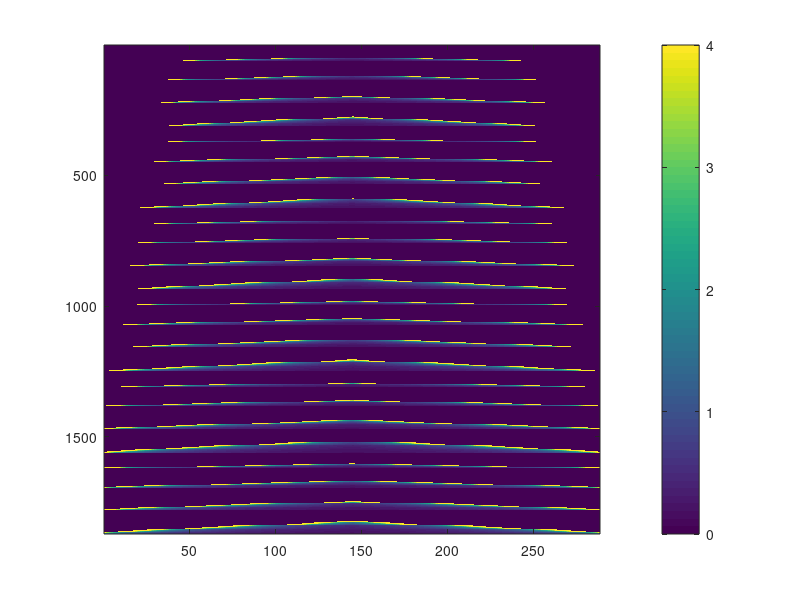
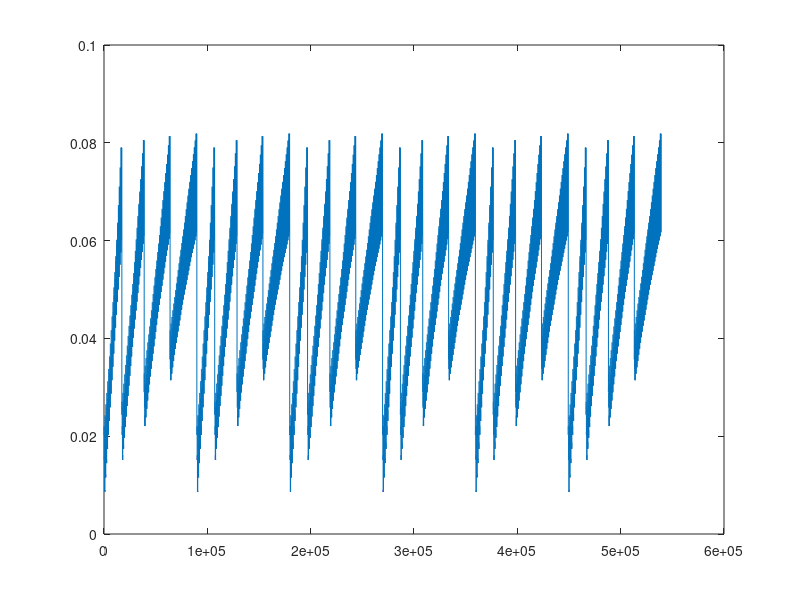

MATLAB code to generate these figures, in order:
clear all;
close all;

%%
% d1+o1=0.09 % measure

printgraphs = false;
ie_all = [];
fov_all = [];
parameters = [];
index = 0;
o2_all = [];
diff_o2_f1 = [];
i2_all = [];


% f1=0.07; % From Email
% d1=0.03; % Guess
% f3=0.04; % Guess
d2=0.12; % measure
de=0.07; % measure
f3 = 0.053; %measured

for f3 = 0.055:0.001:0.06
    for o1=0.04:0.01:0.07
        for f1=(o1 - 0.03):0.001:o1
            
            if(o1 <= f1 || o1 >= 2*f1)
                continue;
            end
            for d1 = 0.01:0.01:0.035
                
                
                % o1 has to lie between f1 and 2*f1
                
                
                
                
                % d2=0.12; % measure
                % de=0.07; % measure
                
                % o1=0.04; % Guess
                % f1=0.03; % From Email
                % d1=0.05; % Guess
                % f3=0.09; % Guess
                
                %
                num=280; % num of sample depths along z direction(depth direction)
                MinOpPower=12; % min optical power of focus tunable lens(in diopters)
                MaxOpPower=16; % max optical power of focus tunable lens(in diopters)
                t=1:num;
                p=1;
                
                % finding depthlist using triangular driving signal
                t=0:58:1e6/60;
                delt_t=1e6/60/2;
                tan1=(MinOpPower-MaxOpPower)/delt_t;
                y1=tan1*t+MaxOpPower;
                
                tan2=(MaxOpPower-MinOpPower)/delt_t;
                y2=tan2*t+2*MinOpPower-MaxOpPower;
                
                index=max(find(t<=delt_t));
                f_t_inverse=[y1(1:index),y2(index+1:end)];
                f2=1./f_t_inverse;
                
                % considering three lens separately
                i1=f1*o1/(o1-f1);
                o2=i1-d1;
                
                i2=f2*o2./(o2+f2);
                %i2=f2*o2./(o2-f2);
                
                o2_all = [o2_all; o2];
                diff_o2_f1 = [diff_o2_f1 (o2 + f1)];
                i2_all = [i2_all i2];
                o3=d2-i2;
                
                % o3 has to lie within f3
                
                
                %                 if(abs(o3) > abs(f3))
                %                     break;
                %                 end
                
                
                i3=f3*o3./(o3-f3);
                ie=-i3+de;
                
                % Field of View
                
                O_1 = 0.01778; % meters. O_1 = 0.7 inches
                I_e = - (ie/o3) * (i2/o2) * (i1/o1) * O_1;
                theta = 2*rad2deg(atan((I_e/2)./ie));
                
                ie_all = [ie_all; ie];
                fov_all = [fov_all; theta];
                
                %
                parameters = [parameters; [index o1 f1 d1 f3]];
                
                if(printgraphs)
                    figure('units','normalized','outerposition', [0 0 0.48 0.64], 'visible', 'on');
                    subplot(2,2,1)
                    plot(t,f_t_inverse,'r*'); hold on;
                    title('Focus-tunable Lens Driving signal');
                    xlabel('time/s');
                    ylabel('Optical power/diopter');
                    
                    
                    subplot(2,2,2)
                    plot(t,1./ie,'r*');
                    title('Focal plane depth changes in diopter');
                    xlabel('time/s');
                    ylabel('Focal plane depth/diopter');
                    
                    subplot(2,2,3)
                    plot(t,ie,'r*');
                    title('Focal plane depth changes in meter');
                    xlabel('time/s');
                    ylabel('Focal plane depth/m');
                    
                    subplot(2,2,4)
                    plot(t,theta,'r*');
                    title('Field of view');
                    xlabel('time/s');
                    ylabel('Field of view');
                    
                    set(gcf, 'PaperPositionMode', 'auto');
                    filename = sprintf('./graphs/%1.2f_%1.2f_%1.2f_%1.2f.png', f3, o1, f1, d1);
                    
                    saveas(gcf, filename, 'png');
                    %close(gcf);
                end
            end
        end
    end
end


ie_subset = ie_all;
ie_subset(ie_subset < 0) = 0;
ie_subset(ie_subset > 4) = 4;
figure; imagesc(ie_subset); colorbar;
figure; plot(i2_all);

mean_fov = mean(abs(fov_all), 2);


%%
d=ie(1:280);
[d_sort,order]=sort(d);
un_order(order)=1:280;

[f_sort,forder]=sort(f_t_inverse(1:280));
%%